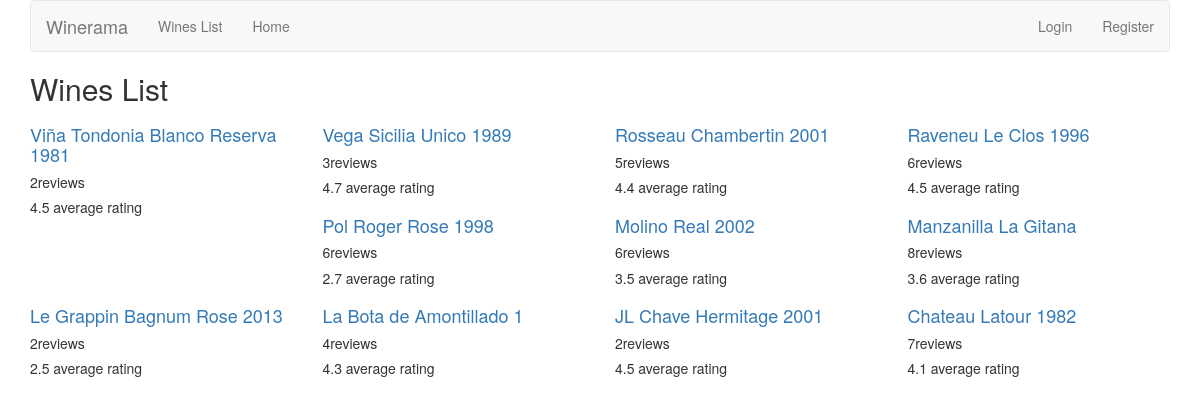
Screenshot of /reviews/wine/ with the database file from the repository.
### reviews/models.py (models this page shows, shortened)
class wine(models.Model):
  name = models.CharField(max_length = 200)
  def average_rating(self):
    all_ratings = list(map(lambda x:x.rating,self.review_set.all()))
    return np.mean(all_ratings)

class review(models.Model):
  rating_choices = (
        (1, '1'),
        (2, '2'),
        (3, '3'),
        (4, '4'),
        (5, '5'),
    )
  wine = models.ForeignKey(wine)
  pub_date = models.DateTimeField('date published')
  comment = models.CharField(max_length=200)
  user_name = models.CharField(max_length = 200)
  rating = models.IntegerField(choices = rating_choices)

### reviews/views.py (the view)
def wine_list(request):
  wine_list = wine.objects.order_by('-name')
  context = {'wine_list':wine_list}
  return render(request,'reviews/wine_list.html',context)

### reviews/templates/reviews/wine_list.html
{% extends 'base.html' %}
{% block title %}
<h2>Wines List </h2>
{% endblock %}
{% block content %}
{% if wine_list %}
<div class="row">
  {% for wine in wine_list %}
    <div class="col-xs-3">
      <h4> <a href="{% url 'reviews:wine_detail' wine.id %}">
        {{wine.name}}</a></h4>
      <h5> {{ wine.review_set.count }}reviews </h5>
      <h5>{{ wine.average_rating | floatformat }} average rating </h5>
    </div>
  {% endfor %}
</div>
{% else %}
  <p> No wines are available</p>
{% endif %}
{% endblock %}

### rows the page displays
wine: name "Viña Tondonia Blanco Reserva 1981", review_set.count "2", average_rating "4.5"
wine: name "Vega Sicilia Unico 1989", review_set.count "3", average_rating "4.7"
wine: name "Rosseau Chambertin 2001", review_set.count "5", average_rating "4.4"
wine: name "Raveneu Le Clos 1996", review_set.count "6", average_rating "4.5"
wine: name "Pol Roger Rose 1998", review_set.count "6", average_rating "2.7"
wine: name "Molino Real 2002", review_set.count "6", average_rating "3.5"
wine: name "Manzanilla La Gitana", review_set.count "8", average_rating "3.6"
wine: name "Le Grappin Bagnum Rose 2013", review_set.count "2", average_rating "2.5"
wine: name "La Bota de Amontillado 1", review_set.count "4", average_rating "4.3"
wine: name "JL Chave Hermitage 2001", review_set.count "2", average_rating "4.5"
wine: name "Chateau Latour 1982", review_set.count "7", average_rating "4.1"
